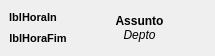
<ui version="4.0" >
 <author></author>
 <comment></comment>
 <exportmacro></exportmacro>
 <class>itemReserva</class>
 <widget class="QWidget" name="itemReserva" >
  <property name="geometry" >
   <rect>
    <x>0</x>
    <y>0</y>
    <width>215</width>
    <height>56</height>
   </rect>
  </property>
  <property name="sizePolicy" >
   <sizepolicy>
    <hsizetype>3</hsizetype>
    <vsizetype>0</vsizetype>
    <horstretch>0</horstretch>
    <verstretch>0</verstretch>
   </sizepolicy>
  </property>
  <property name="windowTitle" >
   <string>Form</string>
  </property>
  <layout class="QGridLayout" >
   <property name="margin" >
    <number>9</number>
   </property>
   <property name="spacing" >
    <number>6</number>
   </property>
   <item row="0" column="0" >
    <layout class="QHBoxLayout" >
     <property name="margin" >
      <number>0</number>
     </property>
     <property name="spacing" >
      <number>6</number>
     </property>
     <item>
      <layout class="QVBoxLayout" >
       <property name="margin" >
        <number>0</number>
       </property>
       <property name="spacing" >
        <number>6</number>
       </property>
       <item>
        <widget class="QLabel" name="lblHoraIn" >
         <property name="sizePolicy" >
          <sizepolicy>
           <hsizetype>0</hsizetype>
           <vsizetype>0</vsizetype>
           <horstretch>0</horstretch>
           <verstretch>0</verstretch>
          </sizepolicy>
         </property>
         <property name="font" >
          <font>
           <family>MS Shell Dlg</family>
           <pointsize>8</pointsize>
           <weight>75</weight>
           <italic>false</italic>
           <bold>true</bold>
           <underline>false</underline>
           <strikeout>false</strikeout>
          </font>
         </property>
         <property name="text" >
          <string>lblHoraIn</string>
         </property>
         <property name="textFormat" >
          <enum>Qt::PlainText</enum>
         </property>
         <property name="alignment" >
          <set>Qt::AlignCenter</set>
         </property>
        </widget>
       </item>
       <item>
        <widget class="QLabel" name="lblHoraFim" >
         <property name="sizePolicy" >
          <sizepolicy>
           <hsizetype>0</hsizetype>
           <vsizetype>0</vsizetype>
           <horstretch>0</horstretch>
           <verstretch>0</verstretch>
          </sizepolicy>
         </property>
         <property name="font" >
          <font>
           <family>MS Shell Dlg</family>
           <pointsize>8</pointsize>
           <weight>75</weight>
           <italic>false</italic>
           <bold>true</bold>
           <underline>false</underline>
           <strikeout>false</strikeout>
          </font>
         </property>
         <property name="text" >
          <string>lblHoraFim</string>
         </property>
         <property name="textFormat" >
          <enum>Qt::PlainText</enum>
         </property>
         <property name="scaledContents" >
          <bool>false</bool>
         </property>
         <property name="alignment" >
          <set>Qt::AlignCenter</set>
         </property>
        </widget>
       </item>
      </layout>
     </item>
     <item>
      <widget class="QLabel" name="label_3" >
       <property name="sizePolicy" >
        <sizepolicy>
         <hsizetype>13</hsizetype>
         <vsizetype>13</vsizetype>
         <horstretch>0</horstretch>
         <verstretch>0</verstretch>
        </sizepolicy>
       </property>
       <property name="text" >
        <string>&lt;b>Assunto&lt;/b>&lt;br>&lt;i>Depto&lt;/i></string>
       </property>
       <property name="textFormat" >
        <enum>Qt::RichText</enum>
       </property>
       <property name="alignment" >
        <set>Qt::AlignCenter</set>
       </property>
       <property name="wordWrap" >
        <bool>true</bool>
       </property>
      </widget>
     </item>
    </layout>
   </item>
  </layout>
 </widget>
 <pixmapfunction></pixmapfunction>
 <resources/>
 <connections/>
</ui>
